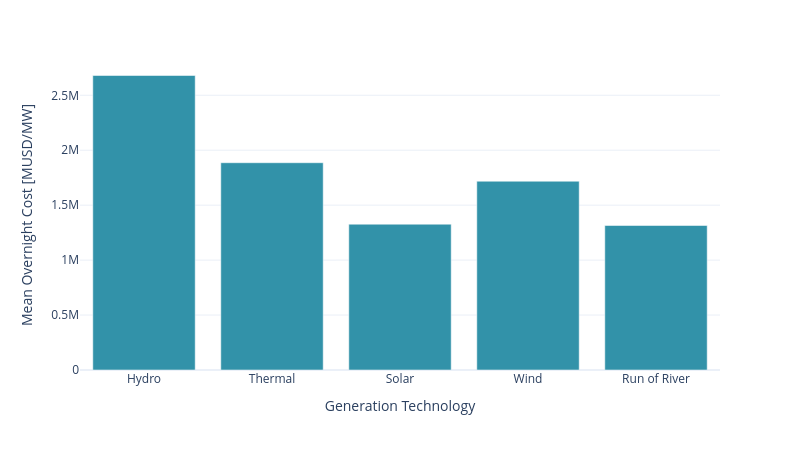

Notebook source saved alongside this figure:
### Code cell
gen_overnight_cost  = gen_costs.copy()
gen_overnight_cost = gen_overnight_cost[['gen_tech','gen_overnight_cost']]

gen_overnight_cost = gen_overnight_cost.groupby(['gen_tech']).agg({'gen_overnight_cost':'mean'}).reset_index()

fig = px.bar(
    gen_overnight_cost, x='gen_tech', y='gen_overnight_cost', 
    color_discrete_sequence=[colors[0]],
    labels={'gen_tech': 'Generation Technology', 'gen_overnight_cost': 'Mean Overnight Cost [MUSD/MW]'},
    height=9*50, width=16*50, category_orders={"gen_tech": tech_order},
    template='plotly_white')
fig.write_image(f"../images/Mean Overnight Cost.png")
fig.show()

### Figure 1 — Plotly figure (JSON) as saved in the notebook; plotly's stock layout.template omitted (floating-point values rounded to 4 significant figures)
{"data": [{"alignmentgroup": "True", "hovertemplate": "Generation Technology=%{x}<br>Mean Overnight Cost [MUSD/MW]=%{y}<extra></extra>", "legendgroup": "", "marker": {"color": "#3292A9", "pattern": {"shape": ""}}, "name": "", "offsetgroup": "", "orientation": "v", "showlegend": false, "textposition": "auto", "type": "bar", "x": ["Hydro", "Run of River", "Solar", "Thermal", "Wind"], "xaxis": "x", "y": [2680000.0, 1315000.0, 1327000, 1886000.0, 1718000], "yaxis": "y"}], "layout": {"barmode": "relative", "height": 450, "legend": {"tracegroupgap": 0}, "margin": {"t": 60}, "width": 800, "xaxis": {"anchor": "y", "categoryarray": ["Hydro", "Thermal", "Solar", "Wind", "Run of River"], "categoryorder": "array", "domain": [0, 1], "title": {"text": "Generation Technology"}}, "yaxis": {"anchor": "x", "domain": [0, 1], "title": {"text": "Mean Overnight Cost [MUSD/MW]"}}}}
